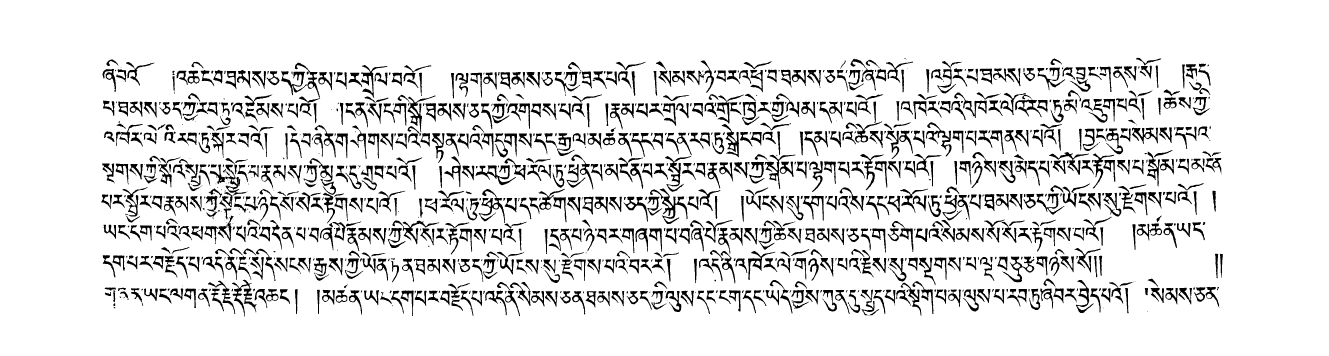
#> input picture remove_border/001.18.png, 5314 x 1422 px, found by its file name (shown at 1/4 size)
$ python 021.py
#> lines starting #> are read from the running program, lines starting #| are printed output that depends on the picture; after the words box and inside, x2 and y2 are one past the last pixel; in counts of white or black regions, pixels touching at a corner belong together; long printed decimals are rounded
'''
连通域分析
'''
import cv2
import numpy as np
# 读入图片
# gray = cv2.imread('001.18.png',0)
# gray=cv2.resize(gray,(2000,1024))
# gray = cv2.cvtColor(img, cv2.COLOR_BGR2GRAY)
# 中值滤波，去噪
img=cv2.imread('001.18.png')
#> img is the input picture: shape (1422, 5314, 3); 89% white; 1251 black regions (172 under 20 px), largest, box (x1, y1, x2, y2) and area: (2600, 754, 2750, 896) 4496, (838, 658, 987, 782) 3675, (1902, 661, 2064, 741) 3581
img=cv2.resize(img,(2000,1024))
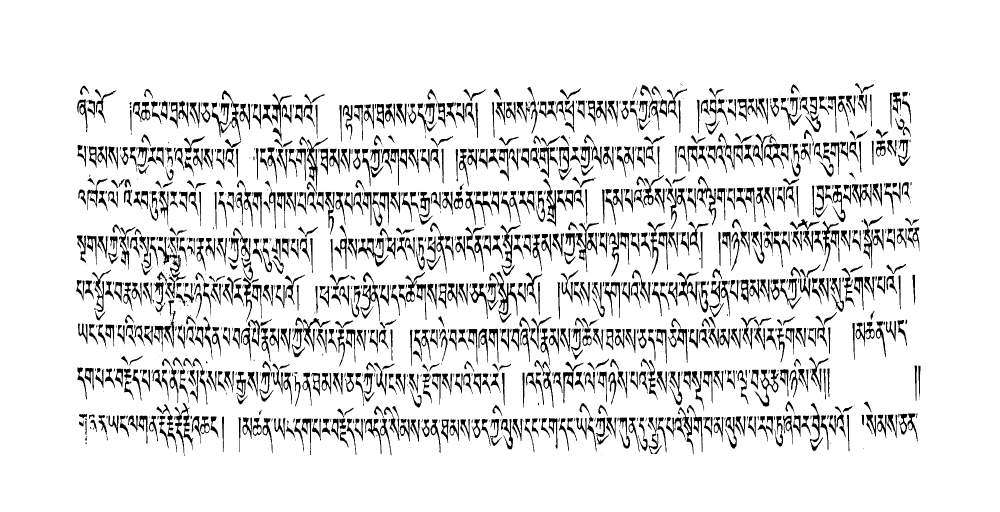
#> img: shape (1024, 2000, 3) (shown at 1/2 size); min 0, max 255, mean 227.1
img = cv2.medianBlur(img, 3)
gray = cv2.cvtColor(img, cv2.COLOR_BGR2GRAY)
# cv2.namedWindow('original', cv2.WINDOW_AUTOSIZE)
cv2.imshow('original', gray)

# 阈值分割得到二值化图片
ret, binary = cv2.threshold(gray, 0, 255, cv2.THRESH_BINARY | cv2.THRESH_OTSU)
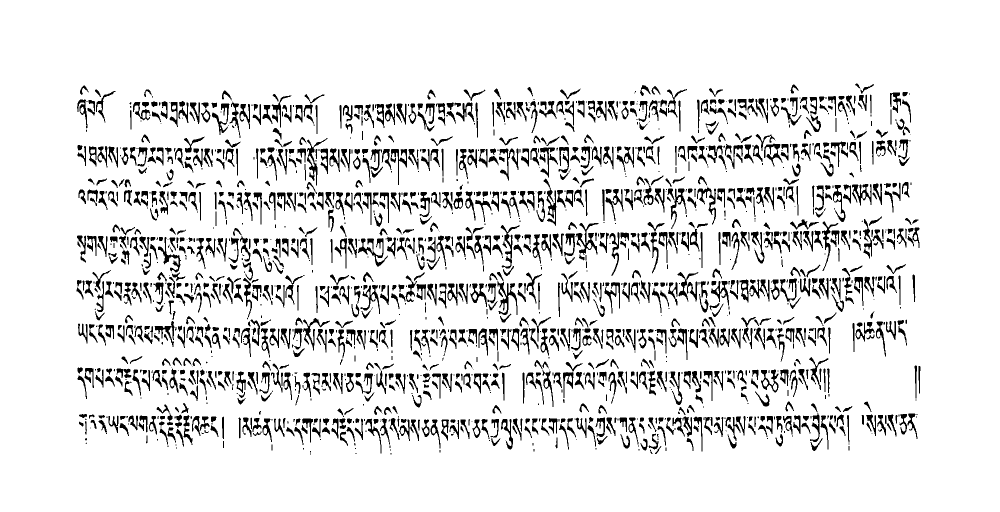
#> binary: shape (1024, 2000) (shown at 1/2 size); 89.5% white; 1864 black regions (529 under 20 px), largest, box (x1, y1, x2, y2) and area: (995, 562, 1035, 630) 937, (1151, 446, 1197, 510) 933, (716, 476, 776, 533) 788
#> ret = 134

# 膨胀操作
kernel2 = cv2.getStructuringElement(cv2.MORPH_RECT, (5,5))
binary = cv2.dilate(binary, kernel2, iterations=1)
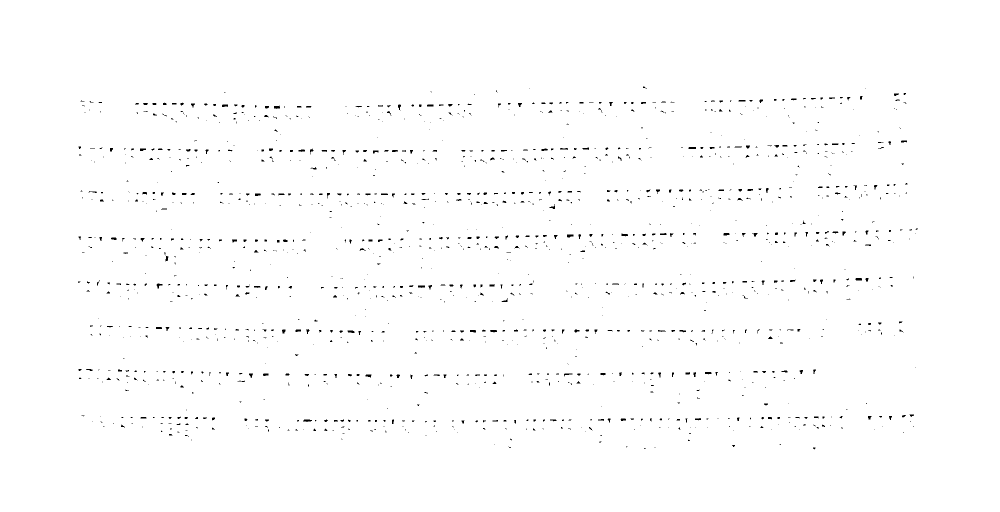
#> binary: shape (1024, 2000) (shown at 1/2 size); 99.2% white; 1470 black regions (1154 under 20 px), largest, box (x1, y1, x2, y2) and area: (1134, 469, 1147, 475) 64, (607, 839, 624, 844) 64, (1711, 556, 1724, 561) 62
cv2.imshow('asd',binary)
cv2.waitKey(0)
cv2.destroyAllWindows()


# 连通域分析
num_labels, labels, stats, centroids = cv2.connectedComponentsWithStats(binary, connectivity=4)
#> num_labels = 2; stats = [[156, 173, 1680, 726, 17291], [0, 0, 2000, 1024, 2030709]]; centroids = [[974.3, 511.5], [999.7, 511.5]]

# 查看各个返回值
# 连通域数量
print('num_labels = ',num_labels)
#| num_labels =  2
# 连通域的信息：对应各个轮廓的x、y、width、height和面积
print('stats = ',stats)
#| stats =  [[    156     173    1680     726   17291]
#|  [      0       0    2000    1024 2030709]]
# 连通域的中心点
print('centroids = ',centroids)
#| centroids =  [[974.343 511.473]
#|  [999.714 511.500]]
# 每一个像素的标签1、2、3.。。，同一个连通域的标签是一致的
print('labels = ',labels)
#> (printed output is left out)
print(labels.shape)
#| (1024, 2000)
# print(stats[0][-1])
# 不同的连通域赋予不同的颜色
output = np.zeros((gray.shape[0], gray.shape[1], 3), np.uint8)
for i in range(1, num_labels):
    # [4 lines of commented-out code are left out]
    mask = labels == i
    output[:, :, 0][mask] = np.random.randint(0, 255)
    output[:, :, 1][mask] = np.random.randint(0, 255)
    output[:, :, 2][mask] = np.random.randint(0, 255)
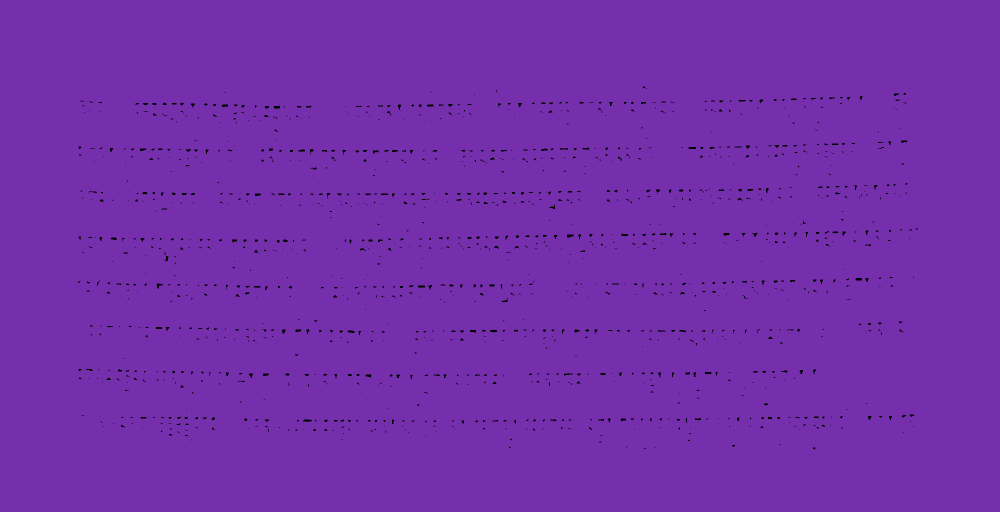
#> output: shape (1024, 2000, 3) (shown at 1/2 size); mean of channels 0, 1, 2 170.5, 46.6, 116; drawn as B, G, R
cv2.imshow('collect', output)
cv2.waitKey()
cv2.destroyAllWindows()
# return num_labels, centroids

$ run again, with remove_border/001.3.png copied over remove_border/001.18.png
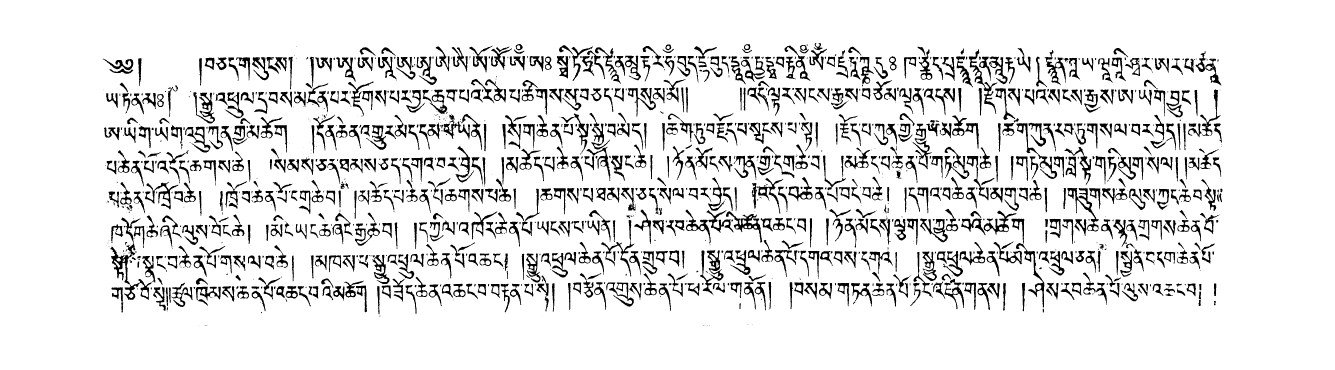
#> input picture remove_border/001.3.png, 5340 x 1477 px, found by its file name (shown at 1/4 size)
#> img is the input picture: shape (1477, 5340, 3); 89.5% white; 1455 black regions (363 under 20 px), largest, box (x1, y1, x2, y2) and area: (442, 870, 607, 1199) 8385, (2800, 1001, 2894, 1182) 4765, (4269, 752, 4395, 926) 4289
#> ret = 134
#> `binary = cv2.dilate(binary, kernel2, iterations=1)`:
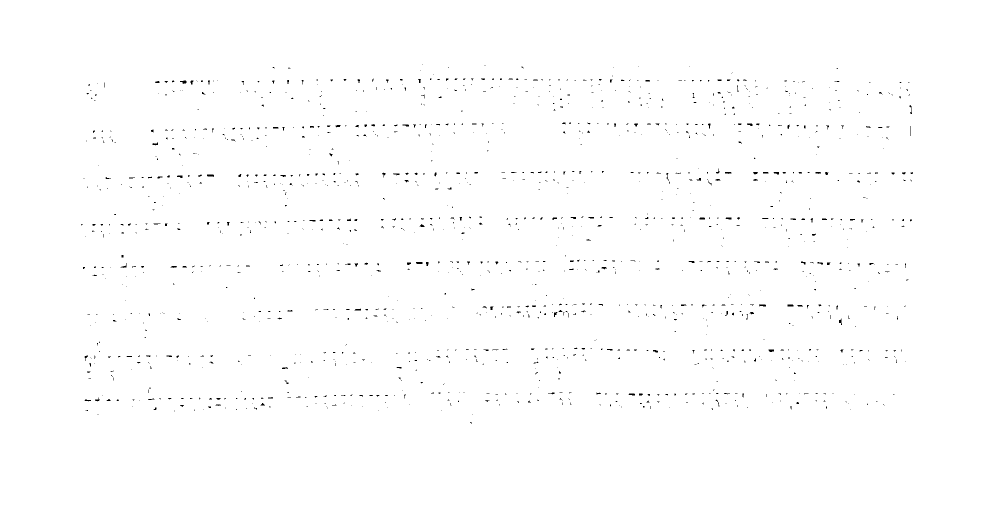
#> binary: shape (1024, 2000) (shown at 1/2 size); 99.4% white; black in thin lines or dots, all inside (x1, y1, x2, y2) = (162, 129, 1826, 847)
#> num_labels = 2; stats = [[162, 129, 1664, 718, 11534], [0, 0, 2000, 1024, 2036466]]; centroids = [[1002.5, 469.5], [999.5, 511.7]]
#| num_labels =  2
#| stats =  [[    162     129    1664     718   11534]
#|  [      0       0    2000    1024 2036466]]
#| centroids =  [[1002.544   469.473]
#|  [ 999.483  511.738]]
#> (printed output is left out)
#| (1024, 2000)
#> after the loop `for i in range(1, num_labels):`:
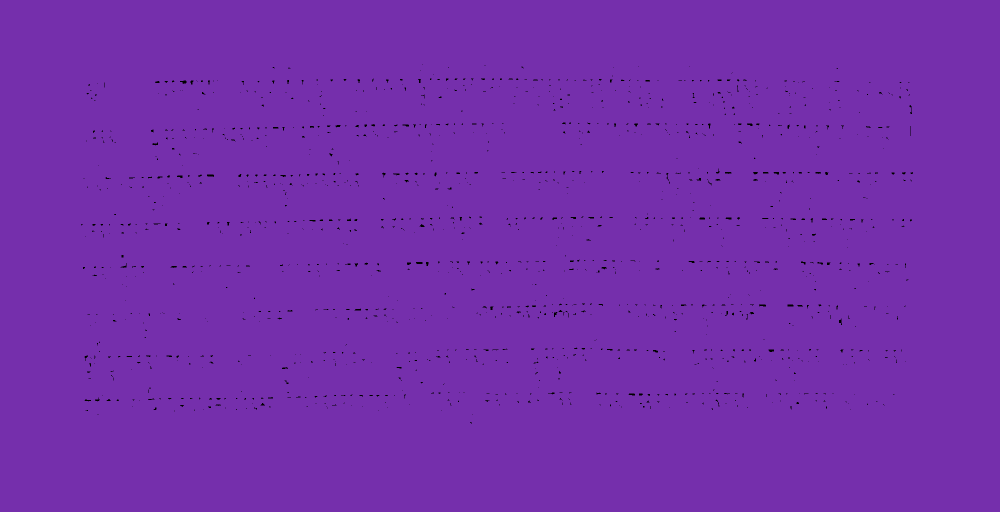
#> output: shape (1024, 2000, 3) (shown at 1/2 size); mean of channels 0, 1, 2 171, 46.7, 116.3; drawn as B, G, R

$ run again, with remove_border/002.29.png copied over remove_border/001.18.png
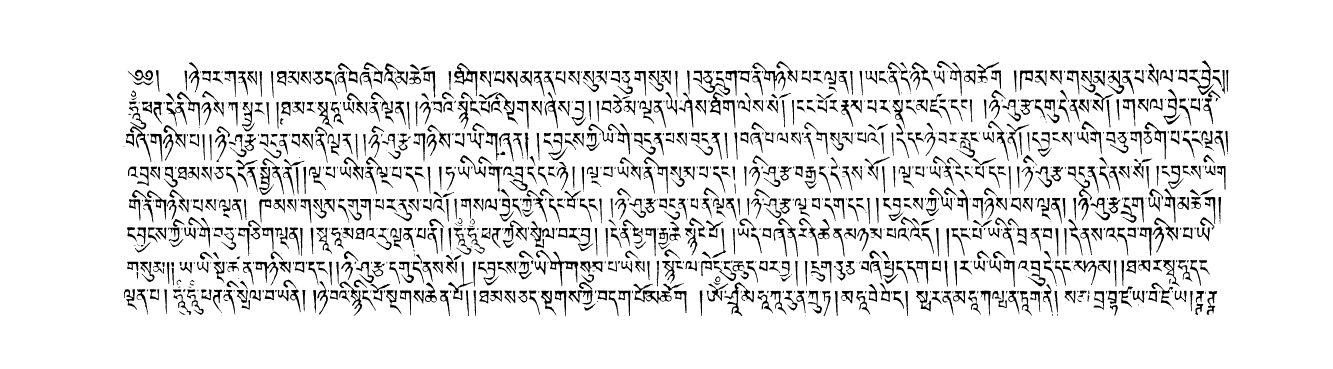
#> input picture remove_border/002.29.png, 5330 x 1473 px, found by its file name (shown at 1/4 size)
#> img is the input picture: shape (1473, 5330, 3); 90.5% white; 1458 black regions (248 under 20 px), largest, box (x1, y1, x2, y2) and area: (2532, 1135, 2687, 1216) 3531, (2144, 1000, 2313, 1145) 3499, (2897, 1129, 3016, 1264) 3183
#> ret = 135
#> `binary = cv2.dilate(binary, kernel2, iterations=1)`:
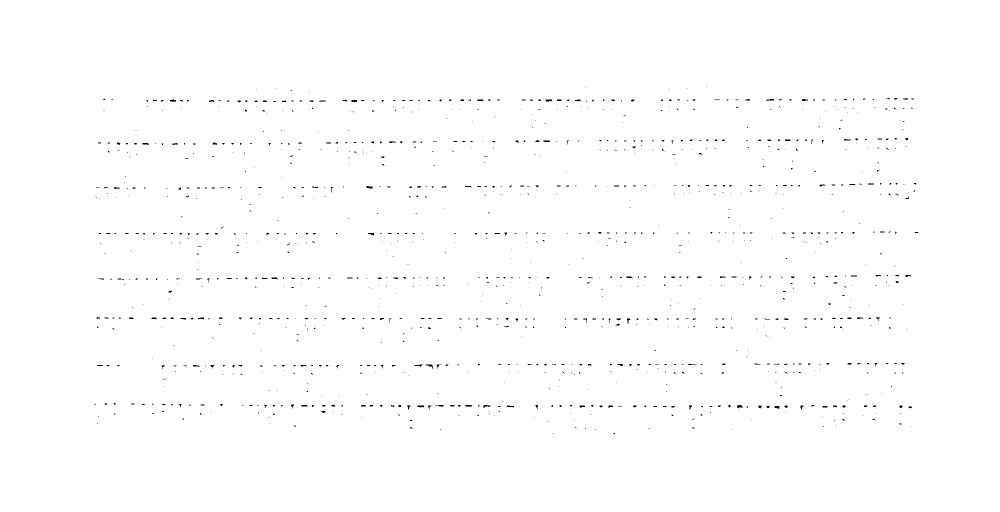
#> binary: shape (1024, 2000) (shown at 1/2 size); 99.5% white; black in thin lines or dots, all inside (x1, y1, x2, y2) = (189, 172, 1837, 869)
#> num_labels = 2; stats = [[189, 172, 1648, 697, 9636], [0, 0, 2000, 1024, 2038364]]; centroids = [[1028.6, 522.8], [999.4, 511.4]]
#| num_labels =  2
#| stats =  [[    189     172    1648     697    9636]
#|  [      0       0    2000    1024 2038364]]
#| centroids =  [[1028.562  522.782 ]
#|  [ 999.363  511.447]]
#> (printed output is left out)
#| (1024, 2000)
#> after the loop `for i in range(1, num_labels):`:
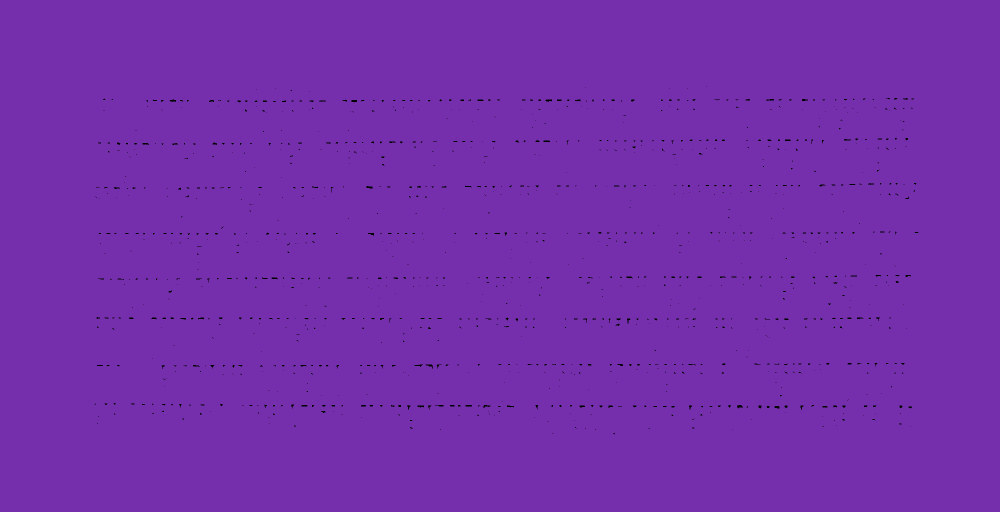
#> output: shape (1024, 2000, 3) (shown at 1/2 size); mean of channels 0, 1, 2 171.2, 46.8, 116.4; drawn as B, G, R

$ run again, with remove_border/002.35.png copied over remove_border/001.18.png
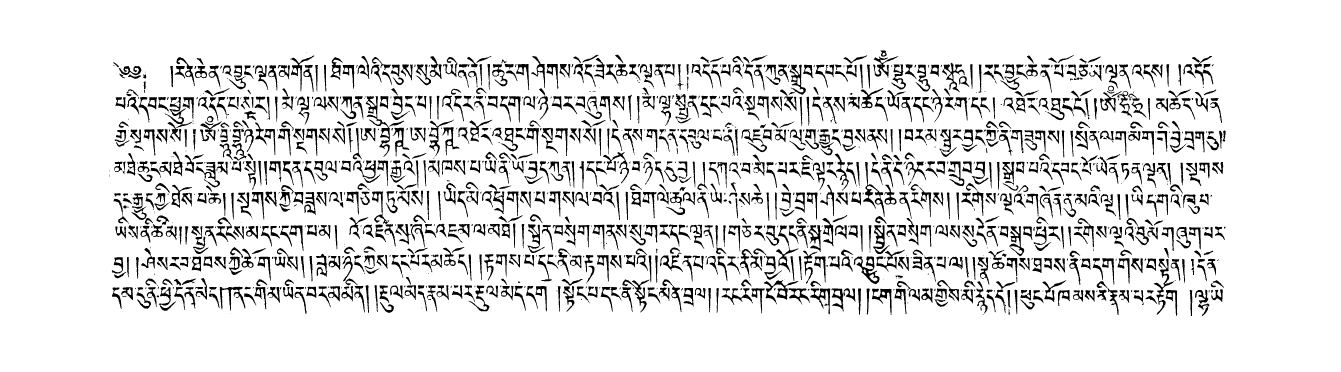
#> input picture remove_border/002.35.png, 5361 x 1488 px, found by its file name (shown at 1/4 size)
#> img is the input picture: shape (1488, 5361, 3); 89.3% white; 1595 black regions (300 under 20 px), largest, box (x1, y1, x2, y2) and area: (1463, 385, 1560, 628) 4328, (3415, 1026, 3518, 1136) 3465, (4615, 1035, 4696, 1258) 3405
#> ret = 134
#> `binary = cv2.dilate(binary, kernel2, iterations=1)`:
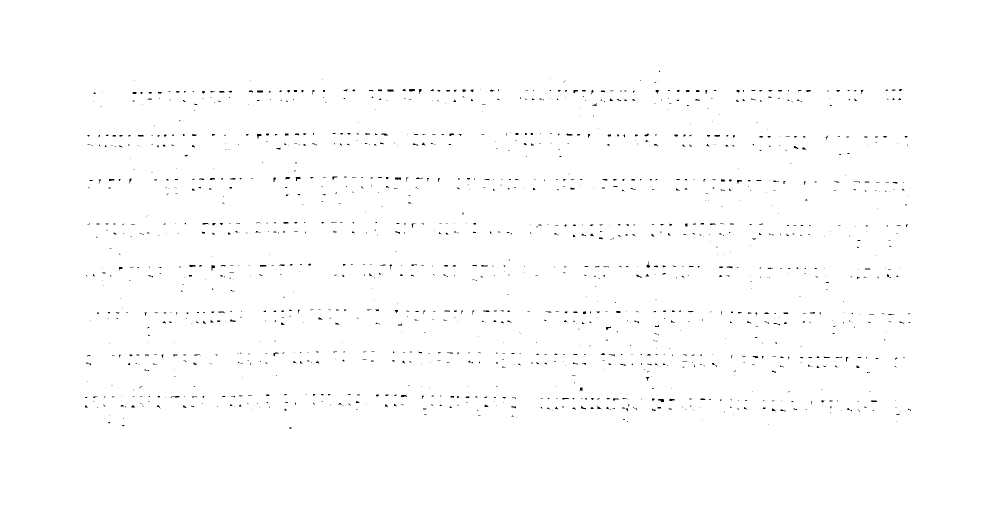
#> binary: shape (1024, 2000) (shown at 1/2 size); 99.4% white; black in thin lines or dots, all inside (x1, y1, x2, y2) = (170, 141, 1822, 858)
#> num_labels = 2; stats = [[170, 141, 1652, 717, 13084], [0, 0, 2000, 1024, 2034916]]; centroids = [[988.4, 493.7], [999.6, 511.6]]
#| num_labels =  2
#| stats =  [[    170     141    1652     717   13084]
#|  [      0       0    2000    1024 2034916]]
#| centroids =  [[988.409 493.695]
#|  [999.571 511.614]]
#> (printed output is left out)
#| (1024, 2000)
#> after the loop `for i in range(1, num_labels):`:
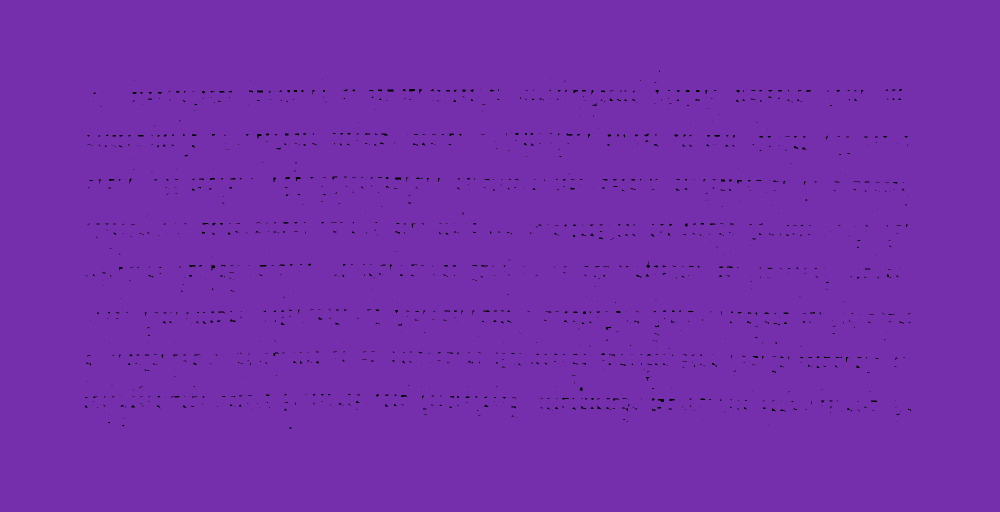
#> output: shape (1024, 2000, 3) (shown at 1/2 size); mean of channels 0, 1, 2 170.9, 46.7, 116.3; drawn as B, G, R
